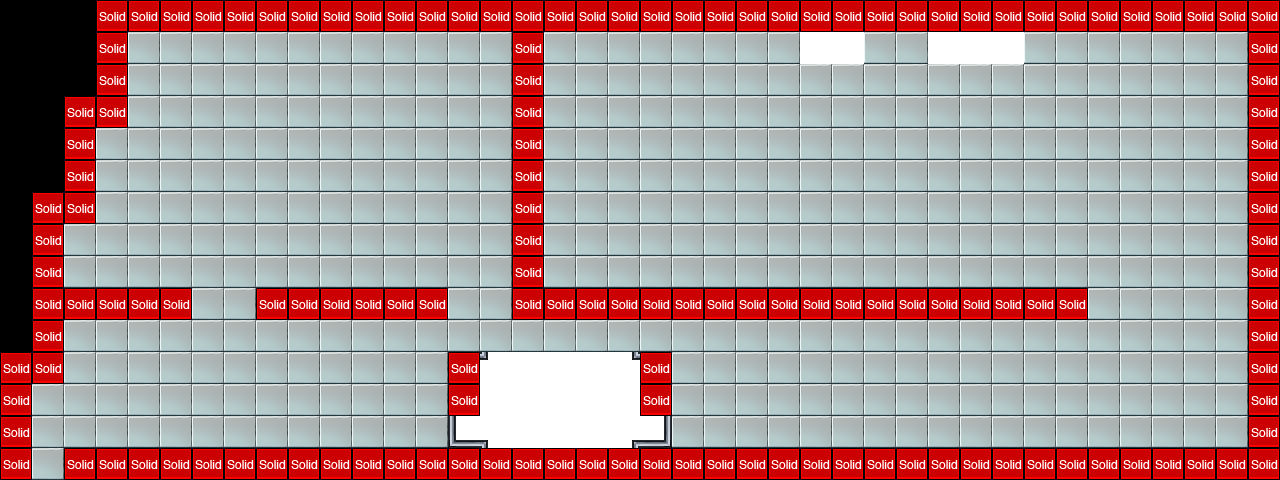

This is a level from a 2D game, rendered from its Tiled map with the project's own tilesets. A one-line summary and the map file follow, with tile-layer data summarised:
An orthogonal 40x15 tile map with 32x32 px tiles, 2 tile layers (foreground2, collision), 2 tilesets and 3 objects (mainPlayer, CoinEntity, Npc).

<map version="1.0" orientation="orthogonal" width="40" height="15" tilewidth="32" tileheight="32" backgroundcolor="#000000">
 <tileset firstgid="1" name="metatiles32x32" tilewidth="32" tileheight="32">
  <image source="../img/map/metatiles32x32.png" trans="ff00ff" width="160" height="32" />
  <tile id="0">
   <properties>
    <property name="type" value="solid" />
   </properties>
  </tile>
 </tileset>
 <tileset firstgid="6" name="mapa_tiles_2" tilewidth="32" tileheight="32">
  <image source="../img/map/mapa_tiles_2.png" trans="ff00ff" width="746" height="270" />
 </tileset>
 <layer name="foreground2" width="40" height="15">
  <data>[600 cells, 560 non-empty, 19 distinct tile ids]</data>
 </layer>
 <layer name="collision" width="40" height="15">
  <data>[600 cells, 145 non-empty, 1 distinct tile ids]</data>
 </layer>
 <objectgroup name="Entities" width="40" height="15">
  <object name="mainPlayer" x="96" y="355" width="27" height="56">
   <properties>
    <property name="image" value="gripe_run_right" />
    <property name="spritewidth" value="32" />
   </properties>
  </object>
 </objectgroup>
 <objectgroup name="Itens" width="40" height="15">
  <object name="CoinEntity" x="416" y="68" width="32" height="32">
   <properties>
    <property name="image" value="spinning_coin_gold" />
    <property name="spritewidth" value="32" />
   </properties>
  </object>
 </objectgroup>
 <objectgroup color="#ff0000" name="EnemyEntities" width="40" height="15">
  <object name="Npc" x="193" y="162" width="26" height="58" />
 </objectgroup>
</map>
